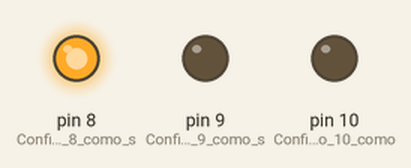
A sketch run on a simulated Arduino Uno, built with avr-gcc and run on an emulated ATmega328P. Shown: output pins drawn as LEDs (lit = HIGH).

Above: at 2.5 s.
At 8.5 s:
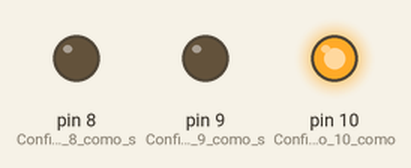
At 13.0 s:
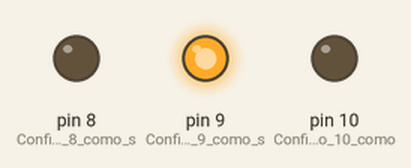
Timing chart, 0 to 18.2 s (numbered marks = the images above):
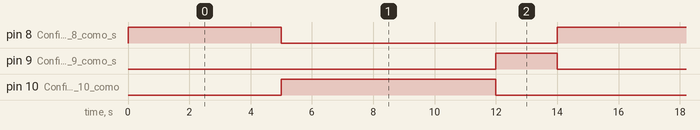

The sketch:

Aula_2-Semaforo.ino
```cpp
// Definição dos pinos para cada LED
#define ledgreen 10
#define ledyellow 9
#define ledred 8

void setup() {
  // Configuração dos pinos como saídas
  pinMode(8, OUTPUT);   // Configura o pino 8 como saída, para controlar o LED vermelho
  pinMode(9, OUTPUT);   // Configura o pino 9 como saída, para controlar o LED amarelo
  pinMode(10, OUTPUT);  // Configura o pino 10 como saída, para controlar o LED verde
}

// Função para acender o LED vermelho por um período de tempo específico
void red(int tmp) {
  digitalWrite(8, HIGH);   // Liga o LED vermelho (pino 8)
  digitalWrite(9, LOW);    // Desliga o LED amarelo (pino 9)
  digitalWrite(10, LOW);   // Desliga o LED verde (pino 10)
  delay(tmp);              // Aguarda 'tmp' milissegundos
}

// Função para acender o LED verde por um período de tempo específico
void green(int tmp) {
  digitalWrite(8, LOW);    // Desliga o LED vermelho (pino 8)
  digitalWrite(9, LOW);    // Desliga o LED amarelo (pino 9)
  digitalWrite(10, HIGH);  // Liga o LED verde (pino 10)
  delay(tmp);              // Aguarda 'tmp' milissegundos
}

// Função para acender o LED amarelo por um período de tempo específico
void yellow(int tmp) {
  digitalWrite(8, LOW);    // Desliga o LED vermelho (pino 8)
  digitalWrite(9, HIGH);   // Liga o LED amarelo (pino 9)
  digitalWrite(10, LOW);   // Desliga o LED verde (pino 10)
  delay(tmp);              // Aguarda 'tmp' milissegundos
}

void loop() {
  red(5000);    // Chama a função 'red' para acender o LED vermelho por 5000 milissegundos (5 segundos)
  green(7000);  // Chama a função 'green' para acender o LED verde por 7000 milissegundos (7 segundos)
  yellow(2000); // Chama a função 'yellow' para acender o LED amarelo por 2000 milissegundos (2 segundos)
}
```

Measured:
- by itself, pin 8 (Configura_o_pino_8_como_s): alternates HIGH for 5.0 s and LOW for 9.0 s
- by itself, pin 9 (Configura_o_pino_9_como_s): alternates HIGH for 2.0 s and LOW for 12.0 s
- by itself, pin 10 (Configura_o_pino_10_como): alternates HIGH for 7.0 s and LOW for 7.0 s
